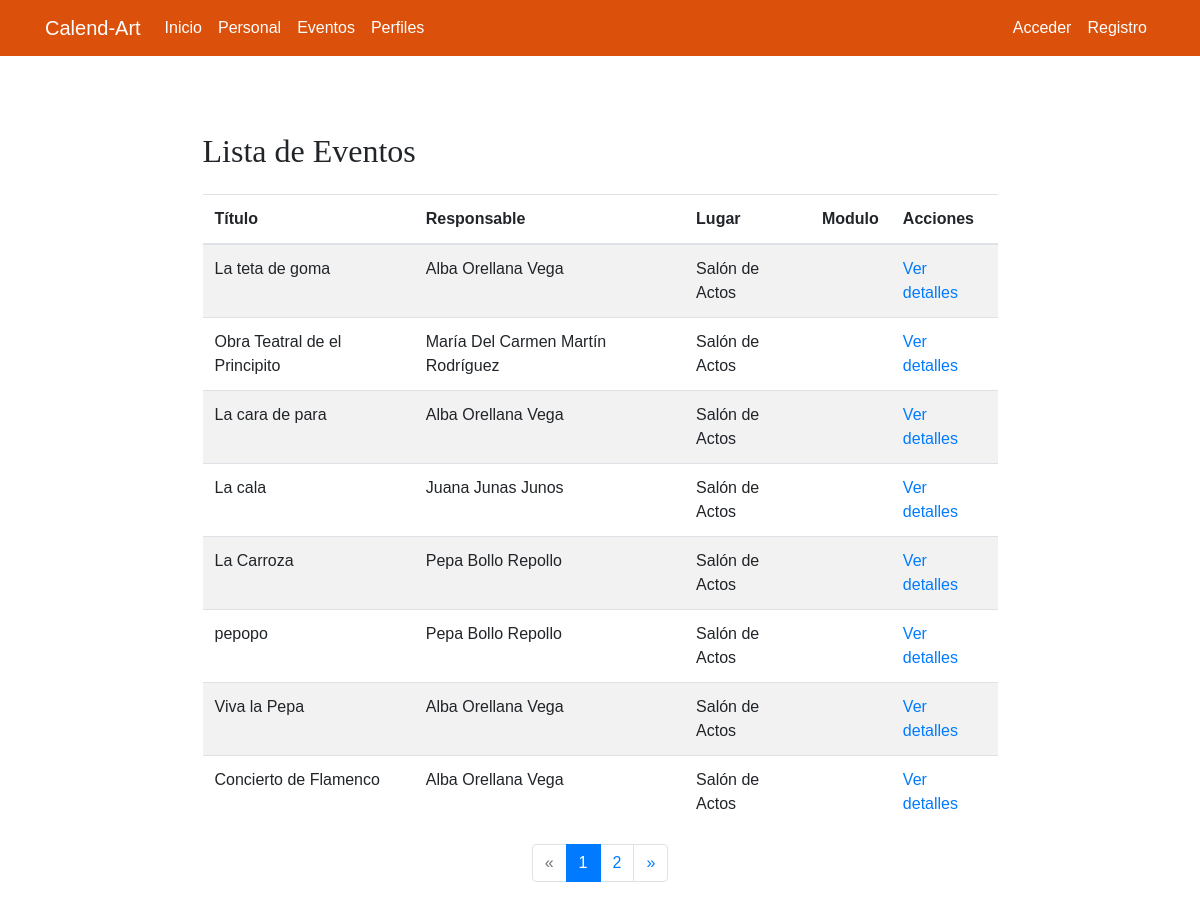
The app's page /eventos/, older data.
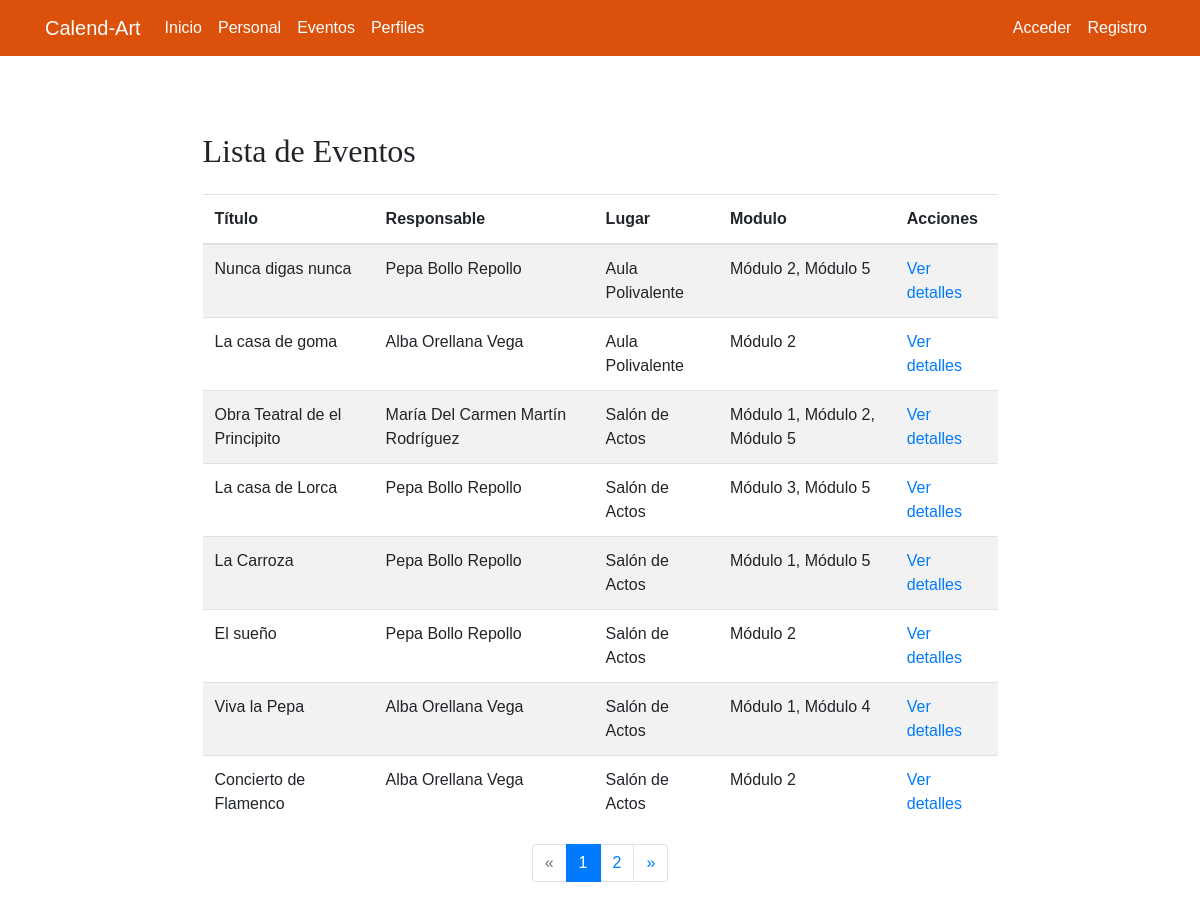
The same page, newer data.
### eventos/models.py (models this page shows, shortened)
class Evento(models.Model):
    titulo = models.CharField(max_length=255)
    responsable = models.ForeignKey(Empleado, on_delete=models.PROTECT, related_name='eventos_responsable')
    lugar = models.ForeignKey(Lugar, on_delete=models.PROTECT, related_name='eventos_lugar')
    modulo = models.ManyToManyField(Modulo, related_name='eventos_modulo')
    descripcion = models.TextField(blank=True)
    fecha = models.DateField()
    hora_inicio = models.TimeField()
    hora_fin = models.TimeField()
    class Meta:
        ordering = ['fecha', 'hora_inicio']
        verbose_name = 'Evento'
        verbose_name_plural = 'Eventos'

class Lugar(models.Model):
    nombre = models.CharField(max_length=100)
    class Meta:
        verbose_name_plural = "Lugares"
    def __str__(self):
        return self.nombre

class Modulo(models.Model):
    nombre = models.CharField(max_length=100, unique=True)

### empleados/models.py (models this page shows)
class Empleado(models.Model):
    nombre = models.CharField(verbose_name="Nombre", max_length=100)
    apellidos = models.CharField(verbose_name="Apellidos", max_length=100)
    departamento = models.ForeignKey(
        'Departamento',
        on_delete=models.CASCADE,
        related_name='empleados',
        verbose_name="Departamento"
    )
    telefono = models.CharField(
        verbose_name="Teléfono",
        max_length=20
    )
    email = models.EmailField(
        verbose_name="Correo electrónico"
    )
    observaciones = CKEditor5Field(
        verbose_name="Observaciones",
        blank=True,
        null=True
    )
    created = models.DateTimeField(auto_now_add=True, verbose_name="Fecha de creación")
    updated = models.DateTimeField(auto_now=True, verbose_name="Fecha de edición")
    class Meta:
        verbose_name = "Empleado"
        verbose_name_plural = "Empleados"
        ordering = ['departamento__nombre', 'apellidos', 'nombre']
    def __str__(self):
        return f"{self.nombre} {self.apellidos}"

### eventos/views.py (the view)
# urls.py: path('', EventoListView.as_view(), name='evento_list'),
class EventoListView(ListView):
    model = Evento
    paginate_by = 8 # Número de eventos por página

### eventos/templates/eventos/evento_list.html (shortened to what this page needs)
{% extends 'core/base.html' %}
{% load static %}
{% block content %}
<main role="main">
  <div class="container mb-4">
    <div class="row mt-3">
      <div class="col-md-9 mx-auto">
        <h2 class="mb-4">Lista de Eventos</h2>
        <div class="table-responsive">
          <table class="table table-striped table-hover">
            <thead>
              <tr>
                <th>Título</th>
                <th>Responsable</th>
                <th>Lugar</th>
                <th>Modulo</th>
                <th>Acciones</th>
              </tr>
            </thead>
            <tbody>
              {% for evento in evento_list|dictsort:"id" reversed %}
              <tr>
                <td>{{ evento.titulo }}</td>
                <td>{{ evento.responsable }}</td>
                <td>{{ evento.lugar }}</td>
                <td>
                  {% for modulo in evento.modulo.all %}
                    {{ modulo.nombre }}{% if not forloop.last %}, {% endif %}
                  {% endfor %}
                </td>
                <td>
                    <a href="{% url 'eventos:evento_detail' evento.id %}">Ver detalles</a>
                </td>
              </tr>
              {% endfor %}
            </tbody>
          </table>
        </div>
        {% if is_paginated %}
        <nav aria-label="Page navigation">
          <ul class="pagination justify-content-center">
            {% if page_obj.has_previous %}
              <li class="page-item ">
                <a class="page-link" href="?page={{ page_obj.previous_page_number }}">&laquo;</a>
              </li>
            {% else %}
              <li class="page-item disabled">
                <a class="page-link" href="#" tabindex="-1">&laquo;</a>
              </li>
            {% endif %}
            {% for i in paginator.page_range %}
              <li class="page-item {% if page_obj.number == i %}active{% endif %}">
                <a class="page-link" href="?page={{ i }}">{{ i }}</a>
              </li>
            {% endfor %}
            {% if page_obj.has_next %}
              <li class="page-item ">
                <a class="page-link" href="?page={{ page_obj.next_page_number }}">&raquo;</a>
              </li>
            {% else %}
              <li class="page-item disabled">
                <a class="page-link" href="#" tabindex="-1">&raquo;</a>
              </li>
            {% endif %}
          </ul>
        </nav>
      {% endif %}
      </div>
    </div>
  </div>
</main>
{% endblock %}

Row changes from the older to the newer data that the page shows:
removed Evento: titulo "La cara de para", responsable "Alba Orellana Vega", lugar "Salón de Actos"
removed Evento: titulo "La cala", responsable "Juana Junas Junos", lugar "Salón de Actos"
added Evento: titulo "Nunca digas nunca", responsable "Pepa Bollo Repollo", lugar "Aula Polivalente"
now on this page (row unchanged): Modulo: nombre "Módulo 2"
now on this page (row unchanged): Modulo: nombre "Módulo 5"
changed Evento: titulo "La teta de goma" → "La casa de goma"; lugar "Salón de Actos" → "Aula Polivalente"
changed Evento "Obra Teatral de el Principito": gains Modulo (nombre "Módulo 1")
now on this page (row edited): Evento: titulo "La casa de Lorca", responsable "Pepa Bollo Repollo", lugar "Salón de Actos"
now on this page (row unchanged): Modulo: nombre "Módulo 3", shown under "La casa de Lorca"
changed Evento "La Carroza": gains Modulo (nombre "Módulo 1")
changed Evento: titulo "pepopo" → "El sueño"
changed Evento "Viva la Pepa": gains Modulo (nombre "Módulo 1"); gains Modulo (nombre "Módulo 4")
